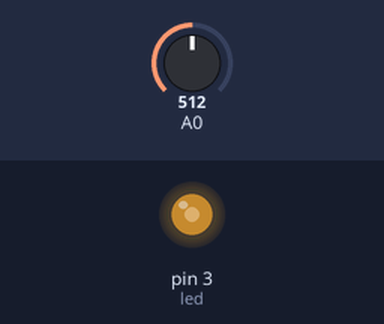
Bench run of a sketch on a simulated Arduino Uno, built with avr-gcc and run on an emulated ATmega328P. On the bench: output pins drawn as LEDs (lit = HIGH). Inputs (shaded band) come from the test bench; at power-on: A0 = 512.

Above: at 1.2 s.
1.3 s: A0 set to 716
At 2.4 s:
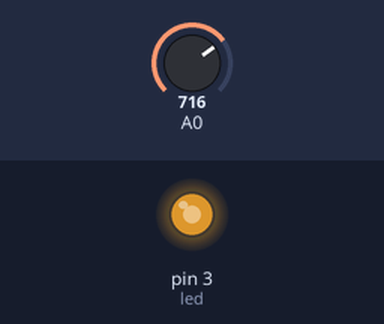
2.8 s: A0 set to 900
At 3.5 s:
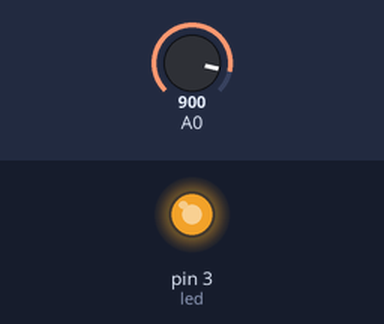
4.3 s: A0 set to 122
At 4.7 s:
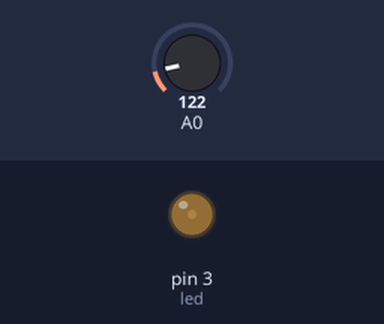
5.8 s: A0 set to 0
At 7.0 s:
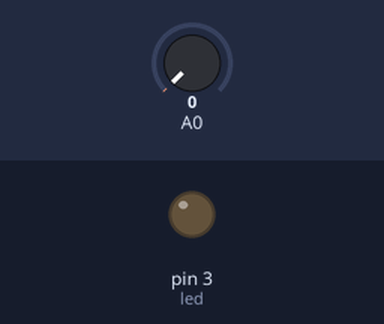
Timing chart, 0 to 8.3 s (numbered marks = the images above; inputs shaded):
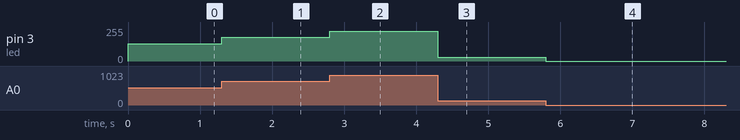

The sketch:

Practica7.ino
```cpp
const int led = 3;
int brillo;
int potencia;

void setup() {
  // put your setup code here, to run once:
  pinMode(led,OUTPUT);
}

void loop() {
  // put your main code here, to run repeatedly:
  brillo = analogRead(potencia)/4;
  analogWrite(led,brillo);
}
```

Measured:
- after the input at 1.3 s, pin 3 (led): 128/255 → 179/255 at once
- after the input at 2.8 s, pin 3 (led): 179/255 → 225/255 at once
- after the input at 4.3 s, pin 3 (led): 225/255 → 30/255 at once
- after the input at 5.8 s, pin 3 (led): 30/255 → 0/255 at once
